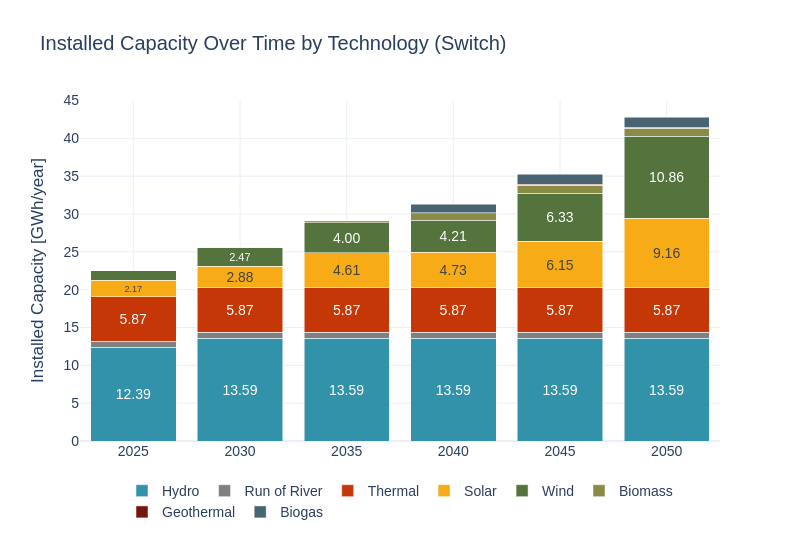

The code cell stored with this chart in its notebook:
### Code cell
import pandas as pd

cap_inst = pd.read_csv(model_outputs_path + 'BuildGen.csv')
gen_info = pd.read_csv(model_inputs_path + 'gen_info.csv')

# Unir con info de tecnologías
cap_inst = pd.merge(cap_inst, gen_info, left_on='GEN_BLD_YRS_1',
                    right_on='GENERATION_PROJECT', how='inner')
# Filtrar solo plantas activas (gen_max_age > 1)
cap_inst = cap_inst[cap_inst['gen_max_age'] > 1]
# Expandir cada planta en sus años activos
records = []
for _, row in cap_inst.iterrows():
    start_year = row['GEN_BLD_YRS_2']
    end_year = start_year + row['gen_max_age'] - 1
    for year in range(start_year, end_year + 1):
        if year <= years[1]:
            records.append({
                'year': year,
                'gen_tech': row['gen_tech'],
                'BuildGen': row['BuildGen']
            })

# Crear nuevo DataFrame con capacidad activa por año
cap_inst_expanded = pd.DataFrame(records)
# Sumar capacidad instalada activa por año y tecnología
cap_inst_switch = cap_inst_expanded.groupby(['year', 'gen_tech'], as_index=False)['BuildGen'].sum()

cap_inst_switch = cap_inst_switch[
    (cap_inst_switch['year'] >= years[0]) &
    (cap_inst_switch['year'] <= years[1]) &
    (cap_inst_switch['year'] % 5 == 0)
]

cap_inst_switch['BuildGen'] = cap_inst_switch['BuildGen'] / 1000
cap_inst_switch['Tech'] = cap_inst_switch['gen_tech']
sw.scenarios.dispatched_generation(cap_inst_switch, 'Installed Capacity', 'GWh', 'year', 'BuildGen', 'Tech', scenario_name, 'Switch', 2)

### Figure 1 — Plotly figure (JSON) as saved in the notebook; plotly's stock layout.template omitted (floating-point values rounded to 4 significant figures)
{"data": [{"alignmentgroup": "True", "hovertemplate": "Tech=Hydro<br>Year=%{x}<br>Dispatched Generation (MW)=%{y}<br>text=%{text}<extra></extra>", "insidetextanchor": "middle", "legendgroup": "Hydro", "marker": {"color": "#3292A9", "pattern": {"shape": ""}}, "name": "Hydro", "offsetgroup": "Hydro", "orientation": "v", "showlegend": true, "text": ["12.39", "13.59", "13.59", "13.59", "13.59", "13.59"], "textangle": 0, "textposition": "inside", "texttemplate": "%{text:.2f}", "type": "bar", "x": [2025, 2030, 2035, 2040, 2045, 2050], "xaxis": "x", "y": [12.39, 13.59, 13.59, 13.59, 13.59, 13.59], "yaxis": "y"}, {"alignmentgroup": "True", "hovertemplate": "Tech=Run of River<br>Year=%{x}<br>Dispatched Generation (MW)=%{y}<br>text=%{text}<extra></extra>", "insidetextanchor": "middle", "legendgroup": "Run of River", "marker": {"color": "#808080", "pattern": {"shape": ""}}, "name": "Run of River", "offsetgroup": "Run of River", "orientation": "v", "showlegend": true, "text": ["", "", "", "", "", ""], "textangle": 0, "textposition": "inside", "texttemplate": "%{text:.2f}", "type": "bar", "x": [2025, 2030, 2035, 2040, 2045, 2050], "xaxis": "x", "y": [0.782, 0.782, 0.782, 0.782, 0.782, 0.782], "yaxis": "y"}, {"alignmentgroup": "True", "hovertemplate": "Tech=Thermal<br>Year=%{x}<br>Dispatched Generation (MW)=%{y}<br>text=%{text}<extra></extra>", "insidetextanchor": "middle", "legendgroup": "Thermal", "marker": {"color": "#C53707", "pattern": {"shape": ""}}, "name": "Thermal", "offsetgroup": "Thermal", "orientation": "v", "showlegend": true, "text": ["5.87", "5.87", "5.87", "5.87", "5.87", "5.87"], "textangle": 0, "textposition": "inside", "texttemplate": "%{text:.2f}", "type": "bar", "x": [2025, 2030, 2035, 2040, 2045, 2050], "xaxis": "x", "y": [5.873, 5.873, 5.873, 5.873, 5.873, 5.873], "yaxis": "y"}, {"alignmentgroup": "True", "hovertemplate": "Tech=Solar<br>Year=%{x}<br>Dispatched Generation (MW)=%{y}<br>text=%{text}<extra></extra>", "insidetextanchor": "middle", "legendgroup": "Solar", "marker": {"color": "#F7AB17", "pattern": {"shape": ""}}, "name": "Solar", "offsetgroup": "Solar", "orientation": "v", "showlegend": true, "text": ["2.17", "2.88", "4.61", "4.73", "6.15", "9.16"], "textangle": 0, "textposition": "inside", "texttemplate": "%{text:.2f}", "type": "bar", "x": [2025, 2030, 2035, 2040, 2045, 2050], "xaxis": "x", "y": [2.175, 2.881, 4.611, 4.731, 6.153, 9.162], "yaxis": "y"}, {"alignmentgroup": "True", "hovertemplate": "Tech=Wind<br>Year=%{x}<br>Dispatched Generation (MW)=%{y}<br>text=%{text}<extra></extra>", "insidetextanchor": "middle", "legendgroup": "Wind", "marker": {"color": "#55733D", "pattern": {"shape": ""}}, "name": "Wind", "offsetgroup": "Wind", "orientation": "v", "showlegend": true, "text": ["", "2.47", "4.00", "4.21", "6.33", "10.86"], "textangle": 0, "textposition": "inside", "texttemplate": "%{text:.2f}", "type": "bar", "x": [2025, 2030, 2035, 2040, 2045, 2050], "xaxis": "x", "y": [1.271, 2.468, 3.997, 4.205, 6.331, 10.86], "yaxis": "y"}, {"alignmentgroup": "True", "hovertemplate": "Tech=Biomass<br>Year=%{x}<br>Dispatched Generation (MW)=%{y}<br>text=%{text}<extra></extra>", "insidetextanchor": "middle", "legendgroup": "Biomass", "marker": {"color": "#8A8C46", "pattern": {"shape": ""}}, "name": "Biomass", "offsetgroup": "Biomass", "orientation": "v", "showlegend": true, "text": ["", "", "", "", "", ""], "textangle": 0, "textposition": "inside", "texttemplate": "%{text:.2f}", "type": "bar", "x": [2025, 2030, 2035, 2040, 2045, 2050], "xaxis": "x", "y": [5.875e-12, 1.208e-09, 0.1, 0.8339, 1.078, 1.078], "yaxis": "y"}, {"alignmentgroup": "True", "hovertemplate": "Tech=Geothermal<br>Year=%{x}<br>Dispatched Generation (MW)=%{y}<br>text=%{text}<extra></extra>", "insidetextanchor": "middle", "legendgroup": "Geothermal", "marker": {"color": "#73160E", "pattern": {"shape": ""}}, "name": "Geothermal", "offsetgroup": "Geothermal", "orientation": "v", "showlegend": true, "text": ["", "", "", "", "", ""], "textangle": 0, "textposition": "inside", "texttemplate": "%{text:.2f}", "type": "bar", "x": [2025, 2030, 2035, 2040, 2045, 2050], "xaxis": "x", "y": [5.688e-12, 1.207e-09, 0.15, 0.15, 0.15, 0.15], "yaxis": "y"}, {"alignmentgroup": "True", "hovertemplate": "Tech=Biogas<br>Year=%{x}<br>Dispatched Generation (MW)=%{y}<br>text=%{text}<extra></extra>", "insidetextanchor": "middle", "legendgroup": "Biogas", "marker": {"color": "#496373", "pattern": {"shape": ""}}, "name": "Biogas", "offsetgroup": "Biogas", "orientation": "v", "showlegend": true, "text": ["", "", ""], "textangle": 0, "textposition": "inside", "texttemplate": "%{text:.2f}", "type": "bar", "x": [2040, 2045, 2050], "xaxis": "x", "y": [1.145, 1.322, 1.322], "yaxis": "y"}], "layout": {"barmode": "stack", "font": {"family": "Arial", "size": 14}, "height": 540, "legend": {"orientation": "h", "title": {}, "tracegroupgap": 0, "x": 0.5, "xanchor": "center", "y": -0.1}, "title": {"text": "Installed Capacity Over Time by Technology (Switch)"}, "width": 800, "xaxis": {"anchor": "y", "domain": [0, 1], "showgrid": true, "tickangle": 0, "tickfont": {"family": "Arial", "size": 14}, "tickvals": [2025, 2030, 2035, 2040, 2045, 2050], "title": {"text": ""}}, "yaxis": {"anchor": "x", "domain": [0, 1], "title": {"text": "Installed Capacity [GWh/year]"}}}}
